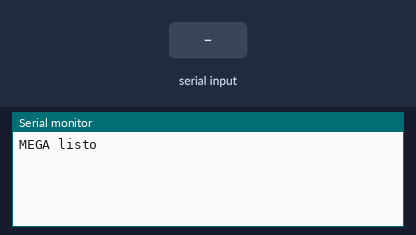
Bench run of a sketch on a simulated Arduino Uno, built with avr-gcc and run on an emulated ATmega328P. On the bench: the last lines printed to the serial monitor. The test bench sets the inputs (shaded band). No radio packets arrive unless stated.

Above: at 1.2 s.
1.3 s: "1\n" received over Serial
At 2.3 s:
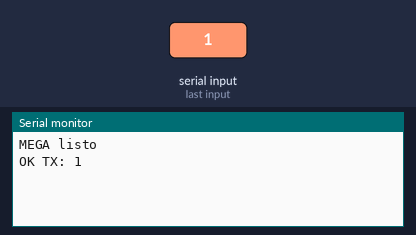
2.8 s: "0\n" received over Serial
At 3.5 s:
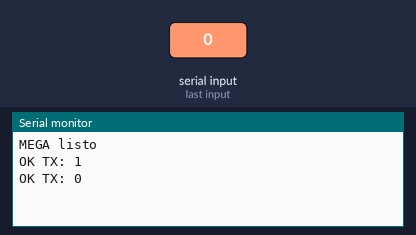
4.3 s: "2\n" received over Serial
At 5.8 s:
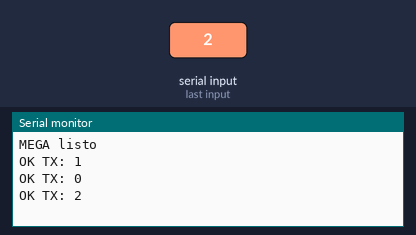

The sketch:

codigo_transmisor.ino
```cpp
#include <SPI.h>
#include <nRF24L01.h>
#include <RF24.h>

RF24 radio(9, 10);

// Direccion (DEBE SER IGUAL EN UNO)
const byte address[6] = "00001";

char input[32];

void setup() {
  Serial.begin(9600);
  if (!radio.begin()) {
    Serial.println("NRF NO DETECTADO");
    while (1);}
  radio.openWritingPipe(address);
  radio.stopListening();
  //  Configuracion estable
  radio.setDataRate(RF24_250KBPS);
  radio.setPALevel(RF24_PA_LOW);
  radio.setChannel(108);
  // IMPORTANTE: evitar corrupcion
  radio.setRetries(10, 15);
  radio.enableDynamicPayloads();
  Serial.println("MEGA listo");}
void loop() {
  if (Serial.available()) {
    int len = Serial.readBytesUntil('\n', input, sizeof(input) - 1);
    if (len <= 0) return;
    // eliminar basura CR si existe
    if (input[len - 1] == '\r') len--;
    input[len] = '\0';
    //  enviar SOLO datos reales
    bool ok = radio.write(input, strlen(input) + 1);
    if (ok) {
      Serial.print("OK TX: ");
      Serial.println(input);
    } else {
      Serial.println("ERROR TX NRF");}}}
```

Measured:
- after the input at 1.3 s, the serial monitor: prints a new line at once (image 1)
- after the input at 2.8 s, the serial monitor: prints a new line at once (image 2)
- after the input at 4.3 s, the serial monitor: prints a new line at once (image 3)
